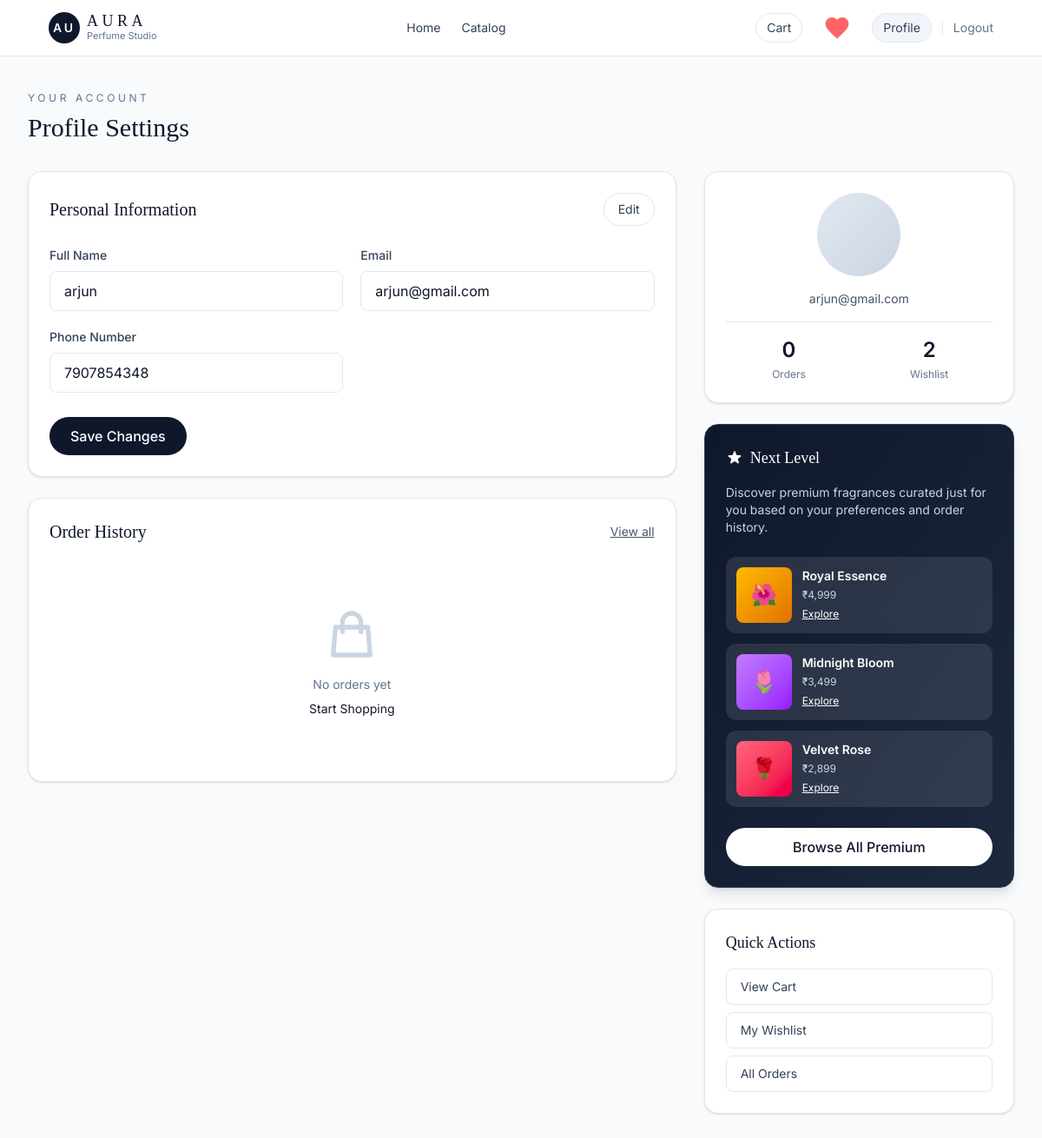
Before: /profile/ (signed in) with the older database file.
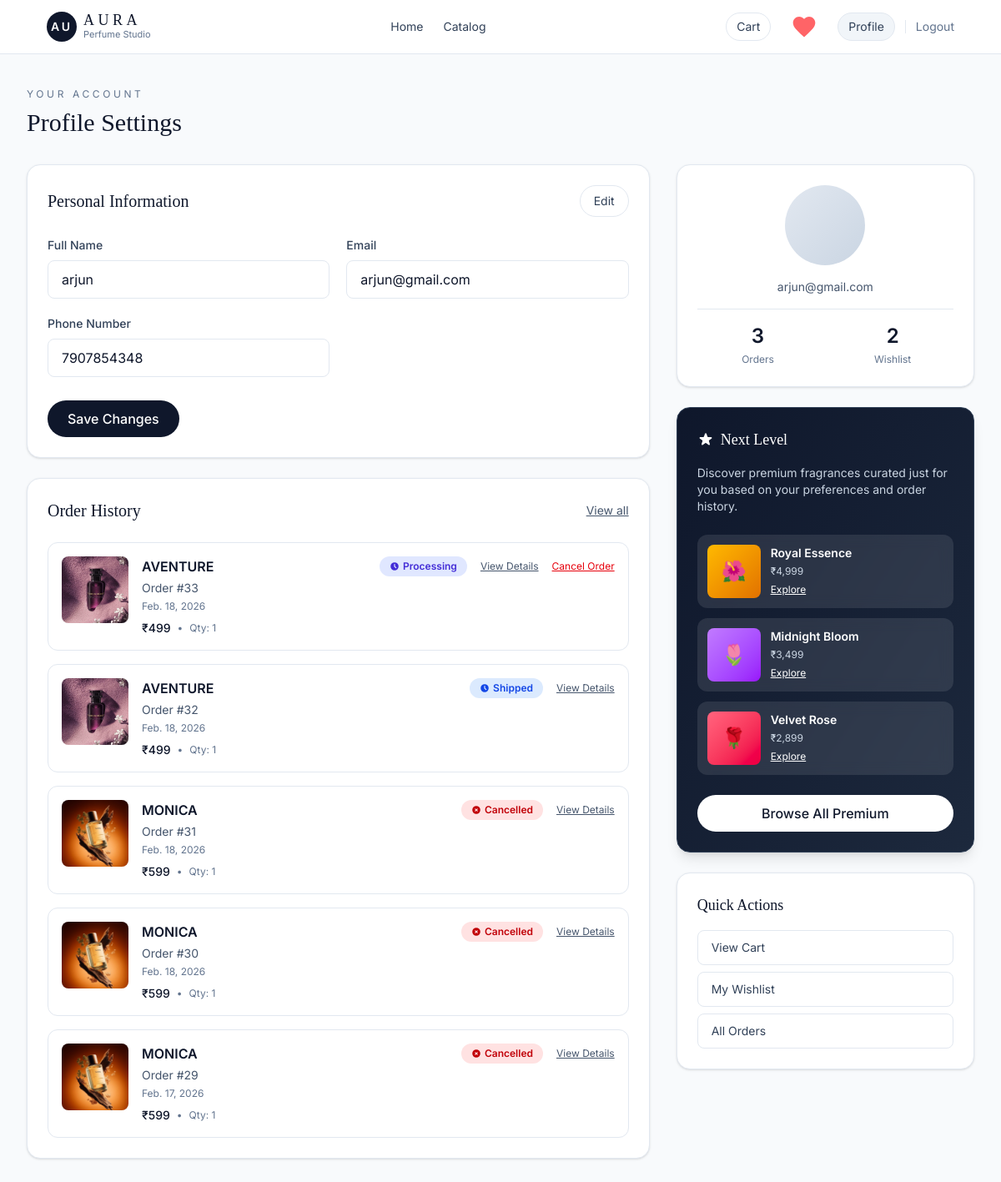
After: the same page with the newer database file.
### app/models.py (models this page shows, shortened)
class Order(models.Model):
    PAYMENT_CHOICES = [
        ("COD", "Cash On Delivery"),
        ("CARD", "Card Payment"),
        ("UPI", "UPI Payment"),
        ("WALLET", "Wallet"),
    ]
    ORDER_STATUS = [
        ("Pending", "Pending"),
        ("Processing", "Processing"),
        ("Shipped", "Shipped"),
        ("Delivered", "Delivered"),
        ("Cancelled", "Cancelled"),
    ]
    user             = models.ForeignKey(User, on_delete=models.CASCADE, related_name="orders")
    full_name        = models.CharField(max_length=255)
    email            = models.EmailField()
    gender           = models.TextField(max_length=50, blank=True, null=True)
    state            = models.CharField(max_length=100)
    district         = models.CharField(max_length=100)
    address          = models.TextField()
    pincode          = models.CharField(max_length=20)
    landmark         = models.CharField(max_length=255, blank=True, null=True)
    order_date       = models.TextField()
    delivered_date   = models.TextField(blank=True, null=True)
    totalprice       = models.IntegerField(blank=True, null=True)
    product_id       = models.IntegerField()
    product_name     = models.TextField()
    quantity         = models.IntegerField()
    img              = models.FileField()
    payment_mode     = models.CharField(
        max_length=20,
        choices=PAYMENT_CHOICES,
        default="COD",
    )
    status           = models.CharField(
        max_length=15,
        choices=ORDER_STATUS,
        default="Pending"
    )
    refund_id        = models.CharField(max_length=100, blank=True, null=True)
    refund_status    = models.CharField(max_length=50, blank=True, null=True)

### app/views.py (the view, shortened to what this page needs)
# urls.py: path('profile/',views.profile,name="profile"),
def profile(request):
    orders = (
        Order.objects
        .filter(user=request.user)
        .order_by('-id')
    )
    order_count = orders.exclude(status="Cancelled").count()
    for order in orders:
        order.current_status = "Pending"
    wish_count = Wish.objects.filter(users=request.user).count()
    print(f"User {request.user.username} has {wish_count} items in wishlist")
    profile, created = Profile.objects.get_or_create(user=request.user)
    return render(request, 'profile.html', {
        'profile': profile,
        'order_count': order_count,
        'orders': orders,
        'wish_count': wish_count # Added this so it shows in your template
    })

### templates/profile.html (shortened to what the changed rows need)
{% load static %}
<!DOCTYPE html>
<html lang="en">
<head>
  <script src="https://cdn.jsdelivr.net/npm/@tailwindcss/browser@4"></script>
</head>
<body class="bg-slate-50 text-slate-900 font-[Inter]">
  <main class="min-h-screen flex flex-col">
    <div class="flex-1 py-10 px-4 sm:px-6 lg:px-8">
      <div class="max-w-6xl mx-auto space-y-8">
        <header>
          <h1 class="text-3xl font-[Playfair_Display] text-slate-900 mt-2">Profile Settings</h1>
        </header>
        <div class="grid gap-8 lg:grid-cols-3">
          <div class="lg:col-span-2 space-y-6">
            <section class="bg-white border border-slate-200 rounded-2xl shadow-sm p-6">
              <div class="flex items-center justify-between mb-6">
                <h2 class="text-xl font-[Playfair_Display] text-slate-900">Personal Information</h2>
              </div>
            </section>
            <section class="bg-white border border-slate-200 rounded-2xl shadow-sm p-6">
              <div class="flex items-center justify-between mb-6">
                <h2 class="text-xl font-[Playfair_Display] text-slate-900">Order History</h2>
              </div>
              <div class="space-y-4">
                {% if orders %}
                  {% for order in orders|slice:":5" %}
                  <div class="border border-slate-200 rounded-xl p-4 hover:bg-slate-50 transition">
                    <div class="flex items-start justify-between gap-4">
                      <div class="flex gap-4 flex-1">
                        <div class="w-20 h-20 rounded-lg bg-slate-100 overflow-hidden flex-shrink-0">
                          {% if order.img %}
                          <img src="{{ order.img.url }}" alt="{{ order.product_name }}" class="w-full h-full object-cover">
                          {% else %}
                          <div class="w-full h-full flex items-center justify-center text-slate-400 text-2xl">🌸</div>
                          {% endif %}
                        </div>
                        <div class="flex-1 min-w-0">
                          <h3 class="text-base font-semibold text-slate-900 truncate">{{ order.product_name }}</h3>
                          <p class="text-sm text-slate-600 mt-1">Order #{{ order.id }}</p>
                          <p class="text-xs text-slate-500 mt-1">{{ order.order_date }}</p>
                          <div class="flex items-center gap-2 mt-2">
                            <span class="text-sm font-medium text-slate-900">₹{{ order.totalprice }}</span>
                            <span class="text-xs text-slate-500">•</span>
                            <span class="text-xs text-slate-500">Qty: {{ order.quantity }}</span>
                          </div>
                        </div>
                      </div>
                     <div class="flex flex-col sm:flex-row sm:items-center sm:gap-4 justify-end gap-2">
  <span class="inline-flex items-center px-3 py-1 rounded-full text-xs font-semibold
    {% if order.status == 'Delivered' %} bg-emerald-100 text-emerald-700
    {% elif order.status == 'Cancelled' %} bg-red-100 text-red-700
    {% elif order.status == 'Shipped' %} bg-blue-100 text-blue-700
    {% elif order.status == 'Processing' %} bg-indigo-100 text-indigo-700
    {% else %} bg-amber-100 text-amber-700 {% endif %}">
    <svg class="w-3 h-3 mr-1" fill="currentColor" viewBox="0 0 20 20">
      {% if order.status == 'Delivered' %}
        <path fill-rule="evenodd" d="M10 18a8 8 0 100-16 8 8 0 000 16zm3.707-9.293a1 1 0 00-1.414-1.414L9 10.586 7.707 9.293a1 1 0 00-1.414 1.414l2 2a1 1 0 001.414 0l4-4z" clip-rule="evenodd"/>
      {% elif order.status == 'Cancelled' %}
        <path fill-rule="evenodd" d="M10 18a8 8 0 100-16 8 8 0 000 16zM8.707 7.293a1 1 0 00-1.414 1.414L8.586 10l-1.293 1.293a1 1 0 101.414 1.414L10 11.414l1.293 1.293a1 1 0 001.414-1.414L11.414 10l1.293-1.293a1 1 0 00-1.414-1.414L10 8.586 8.707 7.293z" clip-rule="evenodd"/>
      {% else %}
        <path fill-rule="evenodd" d="M10 18a8 8 0 100-16 8 8 0 000 16zm1-12a1 1 0 10-2 0v4a1 1 0 00.293.707l2.828 2.829a1 1 0 101.415-1.415L11 9.586V6z" clip-rule="evenodd"/>
      {% endif %}
    </svg>
    {{ order.status }}
  </span>
  <a href="../view/{{ order.product_id }}" class="text-xs text-slate-600 hover:text-slate-900 underline">View Details</a>
  {% if order.status == 'Pending' or order.status == 'Processing' %}
  <a href="../cancel-order/{{ order.id }}" class="text-xs text-red-600 hover:text-red-800 underline">Cancel Order</a>
  {% endif %}
</div>
                    </div>
                  </div>
                  {% endfor %}
                {% else %}
                  <div class="text-center py-12 text-slate-500">
                    <svg class="w-16 h-16 mx-auto mb-4 text-slate-300" fill="none" stroke="currentColor" viewBox="0 0 24 24">
                      <path stroke-linecap="round" stroke-linejoin="round" stroke-width="2" d="M16 11V7a4 4 0 00-8 0v4M5 9h14l1 12H4L5 9z"/>
                    </svg>
                    <p class="text-sm">No orders yet</p>
                    <a href="../catalog/" class="text-sm text-slate-900 hover:underline mt-2 inline-block">Start Shopping</a>
                  </div>
                {% endif %}
              </div>
            </section>
          </div>
          <div class="space-y-6">
            <section class="bg-white border border-slate-200 rounded-2xl shadow-sm p-6 text-center">
              <div class="mt-4 pt-4 border-t border-slate-200">
                <div class="grid grid-cols-2 gap-4 text-center">
                  <div>
                    <p class="text-2xl font-semibold text-slate-900">{{ order_count|default:0 }}</p>
                    <p class="text-xs text-slate-500 mt-1">Orders</p>
                  </div>
                </div>
              </div>
            </section>
          </div>
        </div>
      </div>
    </div>
  </main>
</body>
</html>

Changed rows visible on the page:
added Order: img (picture), product_name "AVENTURE", id "33", order_date "Feb. 18, 2026", totalprice "499", quantity "1", status "Processing"
added Order: img (picture), product_name "AVENTURE", id "32", order_date "Feb. 18, 2026", totalprice "499", quantity "1", status "Shipped"
added Order: img (picture), product_name "MONICA", id "31", order_date "Feb. 18, 2026", totalprice "599", quantity "1", status "Cancelled"
added Order: img (picture), product_name "MONICA", id "30", order_date "Feb. 18, 2026", totalprice "599", quantity "1", status "Cancelled"
added Order: img (picture), product_name "MONICA", id "29", order_date "Feb. 17, 2026", totalprice "599", quantity "1", status "Cancelled"
Other visible differences:
{{ order_count|default:0 }}: "0" → "3"
text no longer shown: "No orders yet Start Shopping"
